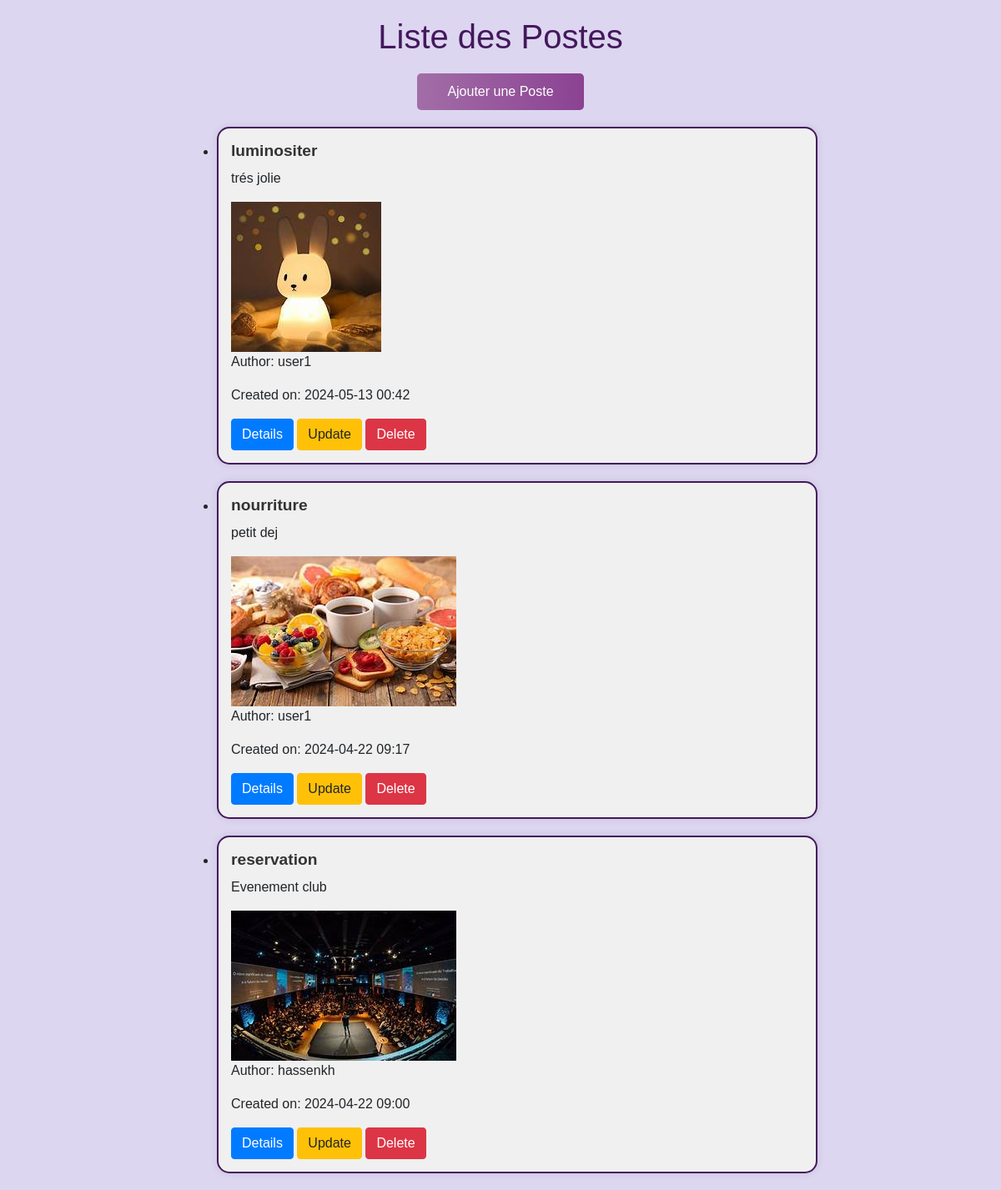
/blog/, run on an earlier commit of the app's database.
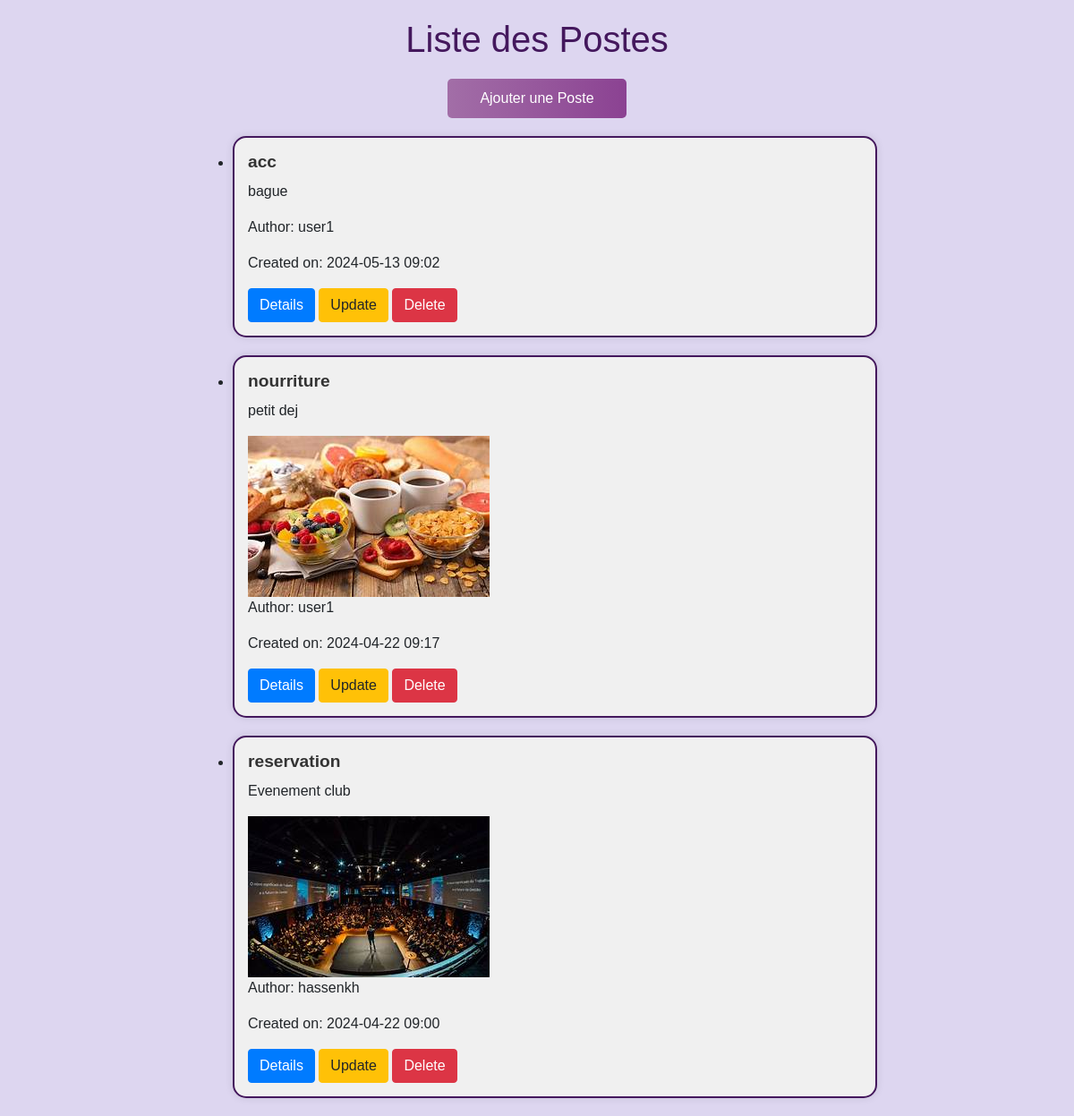
And on a later commit of the database.
### blog/models.py (models this page shows, shortened)
class Post(models.Model):
 title = models.CharField(max_length=200, unique=True)
 slug = models.SlugField(max_length=200, unique=True)
 author = models.ForeignKey(User, on_delete= models.CASCADE,related_name='blog_posts')
 updated_on = models.DateTimeField(auto_now= True)
 content = models.TextField()
 created_on = models.DateTimeField(auto_now_add=True)
 status = models.IntegerField(choices=STATUS, default=0)
 image=models.ImageField(blank=True)
 class Meta:
    ordering = ['-created_on']

### blog/views.py (the view)
# urls.py: path('', ListePost.as_view(), name='liste_postes'),
class ListePost(ListView):
    model = Post
    template_name = 'blog/liste_postes.html'
    context_object_name = 'postes'

### blog/templates/blog/liste_postes.html (shortened to what this page needs)
<!DOCTYPE html>
<html lang="en">
<head>
<link href="https://stackpath.bootstrapcdn.com/bootstrap/4.5.2/css/bootstrap.min.css" rel="stylesheet">
</head>
<body>
 <h1>Liste des Postes</h1>
 <a href="/blog/ajouter/" class="add-button">Ajouter une Poste</a>
 <div class="post-list">
   <ul>
     {% for post in postes %}
     <li class="post-container">
       <h2 class="post-title"><a href="{% url 'detail_post' post.pk %}" class="post-link">{{ post.title }}</a></h2>
       <p>{{ post.content }}</p>
       {% if post.image %}
       <img src="{{ post.image.url }}" alt="{{ post.title }}" class="post-image">
   {% endif %}
   <p>Author: {{ post.author }}</p>
   <p>Created on: {{ post.created_on|date:"Y-m-d H:i" }}</p>
   <a href="{% url 'detail_post' post.pk %}" class="btn btn-primary">Details</a>
   <a href="{% url 'modifier_post' post.pk  %}" class="btn btn-warning">Update</a>
   <a href="{% url 'supprimer_post' post.pk %}" class="btn btn-danger">Delete</a>
     </li>
     {% endfor %}
   </ul>
 </div>
</body>
</html>

### blog/templates/blog/liste_postes.html (style rules this page uses)
body { font-family: Arial, sans-serif; margin: 0; padding: 0; background-color: #ddd6f0; }
h1 { text-align: center; margin-top: 20px; color: #44185d; }
.post-list { max-width: 800px; margin: 20px auto; padding: 0 20px; }
.post-container { background-color: #f0f0f0; border: 2px solid #44185d; border-radius: 15px; padding: 15px; margin-bottom: 20px; transition: border-color 0.3s ease, background-color 0.3s ease, transform 0.3s ease; box-shadow: 0 0 10px rgba(0, 0, 0, 0.1); }
.post-title { font-size: 1.2rem; color: #007bff; margin-bottom: 10px; }
.post-link { text-decoration: none; color: #333; font-weight: bold; }
.add-button { display: block; margin: 20px auto 0; padding: 10px 20px; background: linear-gradient(to right, #a26ea7, #8b4292); color: #fff; text-align: center; text-decoration: none; border-radius: 5px; transition: background 0.3s ease; max-width: 200px; }

What changed in the data, as far as the page shows it:
removed Post: title "luminositer", content "trés jolie", image (picture), author "user1", created_on "2024-05-13 00:42"
added Post: title "acc", content "bague", author "user1", created_on "2024-05-13 09:02"
